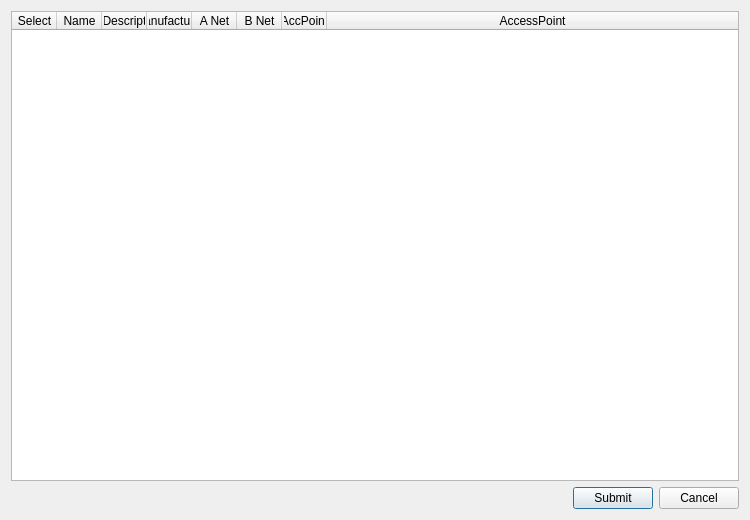
<?xml version="1.0" encoding="UTF-8"?>
<ui version="4.0">
 <class>ImportIED</class>
 <widget class="QDialog" name="ImportIED">
  <property name="geometry">
   <rect>
    <x>0</x>
    <y>0</y>
    <width>750</width>
    <height>520</height>
   </rect>
  </property>
  <property name="windowTitle">
   <string>IED List Dialog</string>
  </property>
  <layout class="QGridLayout" name="gridLayout">
   <item row="1" column="0">
    <widget class="QTableWidget" name="iedTable">
     <property name="enabled">
      <bool>true</bool>
     </property>
     <property name="sizePolicy">
      <sizepolicy hsizetype="Expanding" vsizetype="Expanding">
       <horstretch>0</horstretch>
       <verstretch>0</verstretch>
      </sizepolicy>
     </property>
     <property name="textElideMode">
      <enum>Qt::ElideMiddle</enum>
     </property>
     <attribute name="horizontalHeaderVisible">
      <bool>true</bool>
     </attribute>
     <attribute name="horizontalHeaderCascadingSectionResizes">
      <bool>false</bool>
     </attribute>
     <attribute name="horizontalHeaderDefaultSectionSize">
      <number>45</number>
     </attribute>
     <attribute name="horizontalHeaderHighlightSections">
      <bool>false</bool>
     </attribute>
     <attribute name="horizontalHeaderStretchLastSection">
      <bool>true</bool>
     </attribute>
     <attribute name="verticalHeaderVisible">
      <bool>false</bool>
     </attribute>
     <attribute name="verticalHeaderHighlightSections">
      <bool>true</bool>
     </attribute>
     <column>
      <property name="text">
       <string>Select</string>
      </property>
     </column>
     <column>
      <property name="text">
       <string>Name</string>
      </property>
     </column>
     <column>
      <property name="text">
       <string>Descript</string>
      </property>
     </column>
     <column>
      <property name="text">
       <string>Manufacturer</string>
      </property>
     </column>
     <column>
      <property name="text">
       <string>A Net</string>
      </property>
     </column>
     <column>
      <property name="text">
       <string>B Net</string>
      </property>
     </column>
     <column>
      <property name="text">
       <string>AccPoint</string>
      </property>
     </column>
     <column>
      <property name="text">
       <string>AccessPoint</string>
      </property>
     </column>
    </widget>
   </item>
   <item row="2" column="0">
    <layout class="QHBoxLayout" name="horizontalLayout">
     <item>
      <spacer name="horizontalSpacer">
       <property name="orientation">
        <enum>Qt::Horizontal</enum>
       </property>
       <property name="sizeHint" stdset="0">
        <size>
         <width>40</width>
         <height>20</height>
        </size>
       </property>
      </spacer>
     </item>
     <item>
      <widget class="QPushButton" name="submitBtn">
       <property name="text">
        <string>Submit</string>
       </property>
      </widget>
     </item>
     <item>
      <widget class="QPushButton" name="cancelBtn">
       <property name="text">
        <string>Cancel</string>
       </property>
      </widget>
     </item>
    </layout>
   </item>
  </layout>
 </widget>
 <resources/>
 <connections/>
</ui>
